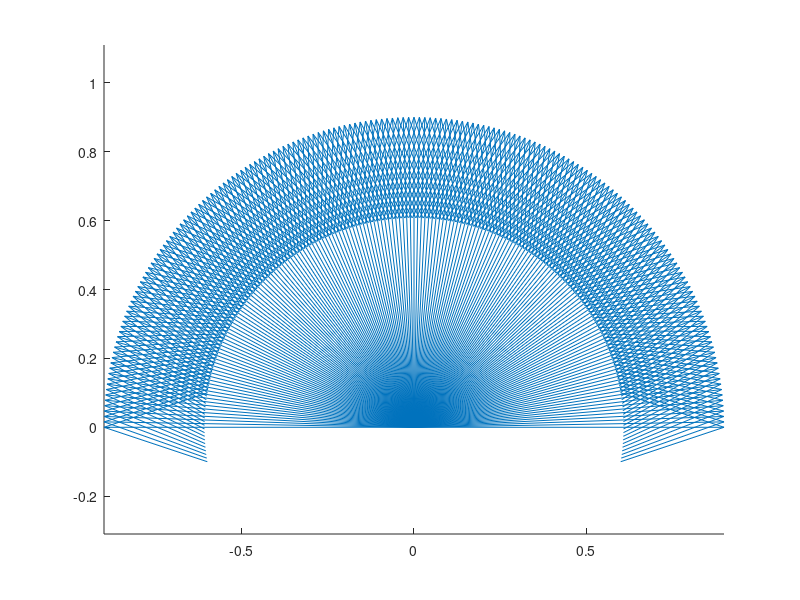
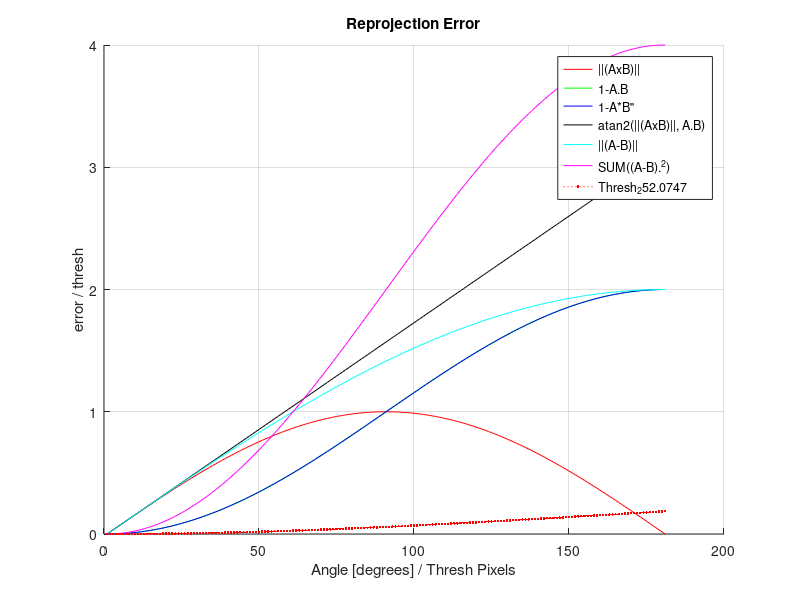

The MATLAB source for these figures, in order:
[x,y] = pol2cart(deg2rad(0:180), 1);
bv = [x; y; zeros(1,size(x,2))]';

figure(1); clf; hold on;
quiver(zeros(size(x,2),1), zeros(size(x,2),1), x', y');
axis equal;



e = []
for i = 1:size(bv,1)
    c=norm(cross(bv(1,:), bv(i,:)));
    d=1-dot(bv(1,:), bv(i,:)); 
    m=1-bv(1,:)* bv(i,:)';
    a= atan2(norm(cross(bv(1,:), bv(i,:))), dot(bv(1,:), bv(i,:)));
    n= norm(bv(1,:) - bv(i,:));
    s=sum((bv(1,:) - bv(i,:)).^2);
        
    e = [e; c d m a n s];
end

figure(2); clf; hold on; grid on; title('Reprojection Error'); xlabel('Angle [degrees] / Thresh Pixels'), ylabel('error / thresh');
plot(e(:,1),'r');
plot(e(:,2),'g');
plot(e(:,3),'b');
plot(e(:,4),'k');
plot(e(:,5),'c');
plot(e(:,6),'m');

px_width = 720;
fov      = deg2rad(110);
f_px = (px_width/2)/tan(fov/2)

plot(1.0 - cos(atan((0:180)./f_px)),':r.');
legend('||(AxB)||', '1-A.B', '1-A*B"','atan2(||(AxB)||, A.B)', '||(A-B)||', 'SUM((A-B).^2)', ['Thresh_' num2str(f_px)], 'Thresh480')


% pixels to degree

